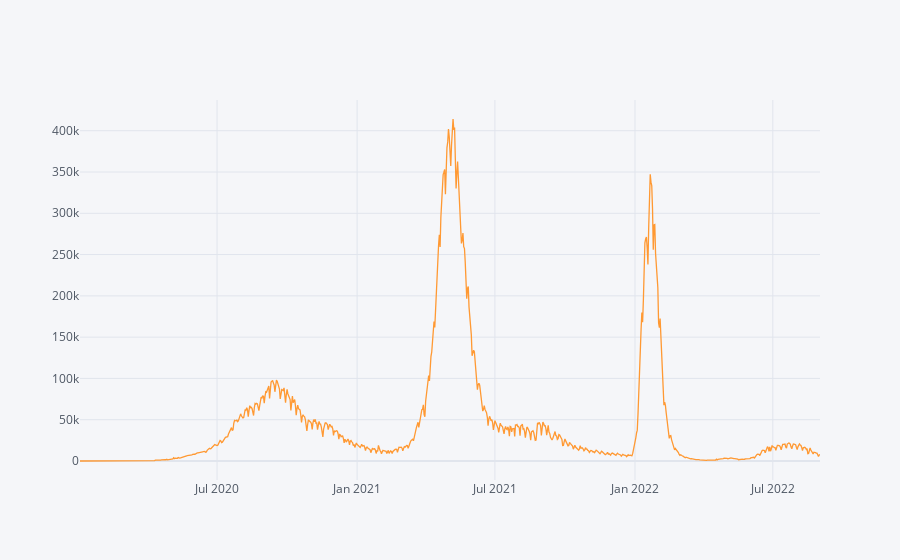

Notebook cell for this chart:
### Code cell
printdata("India")

### Figure 1 — Plotly figure (JSON) as saved in the notebook; plotly's stock layout.template omitted (floating-point values rounded to 4 significant figures; data arrays with more than 128 entries replaced by an {"elided": "..."} marker saying what was removed)
{"data": [{"line": {"color": "rgba(255, 153, 51, 1.0)", "dash": "solid", "shape": "linear", "width": 1.3}, "mode": "lines", "name": "New_cases", "text": "", "type": "scatter", "x": {"elided": "973 str values"}, "y": {"elided": "973 int values"}}], "layout": {"legend": {"bgcolor": "#F5F6F9", "font": {"color": "#4D5663"}}, "paper_bgcolor": "#F5F6F9", "plot_bgcolor": "#F5F6F9", "title": {"font": {"color": "#4D5663"}}, "xaxis": {"gridcolor": "#E1E5ED", "showgrid": true, "tickfont": {"color": "#4D5663"}, "title": {"font": {"color": "#4D5663"}, "text": ""}, "zerolinecolor": "#E1E5ED"}, "yaxis": {"gridcolor": "#E1E5ED", "showgrid": true, "tickfont": {"color": "#4D5663"}, "title": {"font": {"color": "#4D5663"}, "text": ""}, "zerolinecolor": "#E1E5ED"}}}
